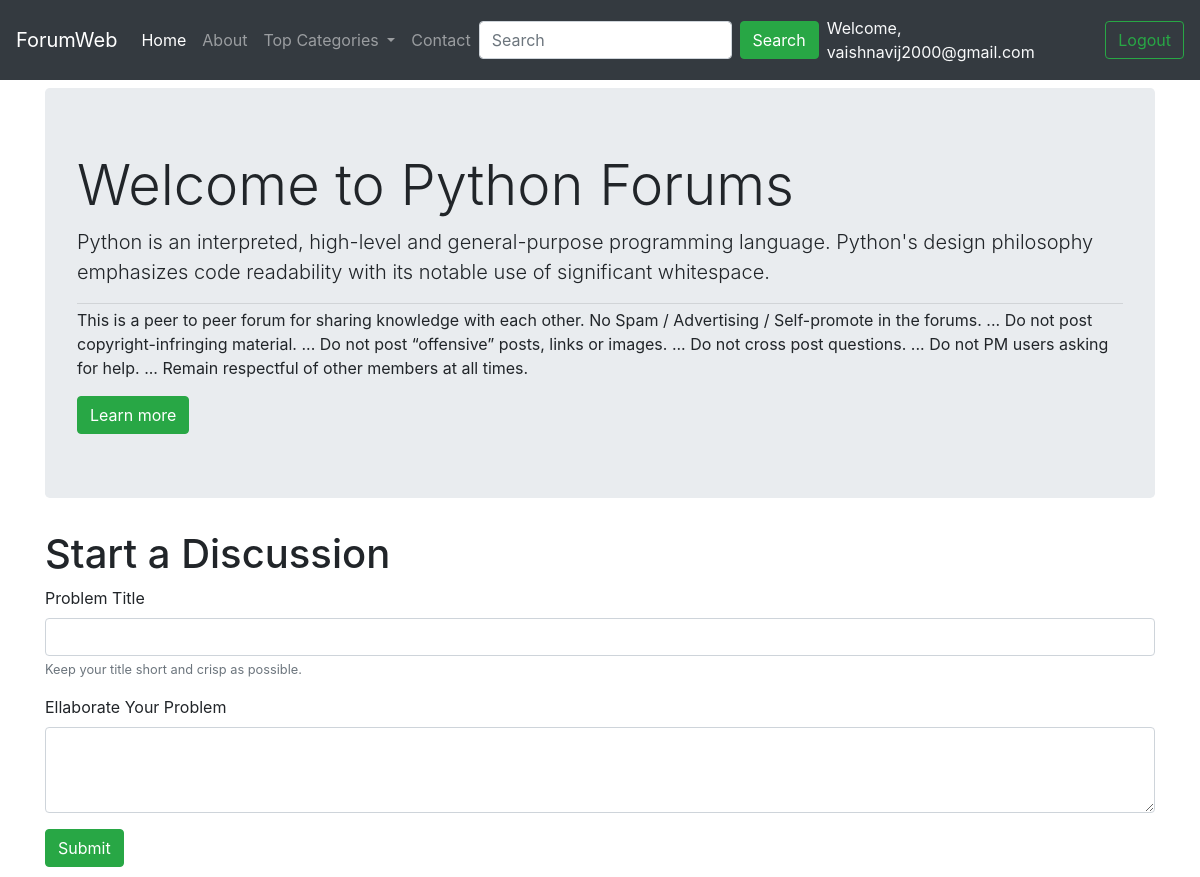
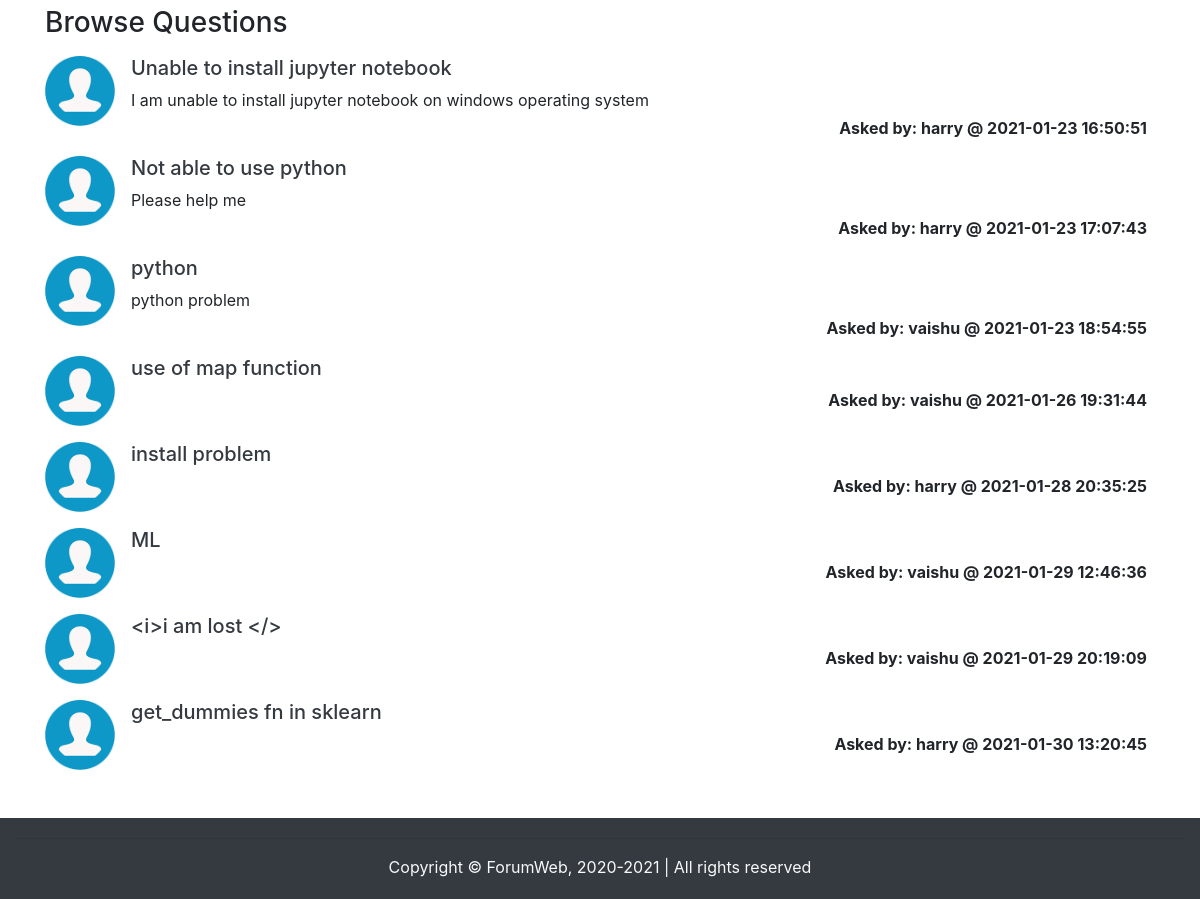
Page /threadlist.php?cat_id=1 (signed in) on the committed database (2 pictures, top to bottom).
### tables this page shows
CREATE TABLE `categories` (
  `category_id` int(8) NOT NULL,
  `name` varchar(50) NOT NULL,
  `description` varchar(255) NOT NULL,
  `created_at` datetime NOT NULL DEFAULT current_timestamp()
);

CREATE TABLE `threads` (
  `thread_id` int(11) NOT NULL,
  `title` varchar(255) NOT NULL,
  `description` text NOT NULL,
  `user_id` int(11) NOT NULL,
  `category_id` int(11) NOT NULL,
  `timestamp` datetime NOT NULL DEFAULT current_timestamp()
);

CREATE TABLE `users` (
  `user_id` int(11) NOT NULL,
  `name` varchar(30) NOT NULL,
  `email` varchar(30) NOT NULL,
  `password` varchar(255) NOT NULL,
  `created_at` datetime NOT NULL DEFAULT current_timestamp()
);

### threadlist.php (the view, shortened to what this page needs)
<!doctype html>
<html lang="en">
<head>
    <link rel="stylesheet" href="https://cdn.jsdelivr.net/npm/bootstrap@4.6.0/dist/css/bootstrap.min.css"
>
</head>
<body>
    <?php
    require"partials/_header.php";
    $cat_id=$_GET['cat_id'];
    $sql="select * from categories where category_id=".$cat_id;
    $result=mysqli_query($conn,$sql);
    $row=mysqli_fetch_assoc($result);
    ?>
    <div class="container my-2">
        <div class="jumbotron">
            <h1 class="display-4">Welcome to <?php echo $row['name']?> Forums</h1>
            <p class="lead"><?php echo $row['description']?></p>
            <hr class="my-1">
            <p>This is a peer to peer forum for sharing knowledge with each other. No Spam / Advertising / Self-promote
                in the forums. ...
                Do not post copyright-infringing material. ...
                Do not post “offensive” posts, links or images. ...
                Do not cross post questions. ...
                Do not PM users asking for help. ...
                Remain respectful of other members at all times.</p>
            <button class="btn btn-success">Learn more</button>
        </div>
    </div>
    <?php
    if(isset($_SESSION['loggedin'])&& $_SESSION['loggedin']==true){
    echo '<div class="container my-2">
        <h1>Start a Discussion</h1>
        <form action="'.$_SERVER["REQUEST_URI"].'" method="post">
            <div class="form-group">
                <label for="exampleInputEmail1">Problem Title</label>
                <input type="text" name="title" class="form-control" id="exampleInputEmail1"
                    aria-describedby="emailHelp">
                <small id="emailHelp" class="form-text text-muted">Keep your title short and crisp as possible.</small>
            </div>
            <div class="form-group">
                <label for="exampleFormControlTextarea1">Ellaborate Your Problem</label>
                <textarea name="desc" class="form-control" id="exampleFormControlTextarea1" rows="3"></textarea>
            </div>
            <button type="submit" class="btn btn-success">Submit</button>
        </form>
        </div>';
    }
    else{
        echo '<div class="container my-2">
        <h2>Start a Discussion</h2>
            <p class="lead">You are not logged in. You need to login to start a discussion.</p>
        </div>';
    }
    ?>
    <div class="container my-3 mb-5" id="browse">
        <h3>Browse Questions</h3>
        <?php
        $sql="select * from threads where category_id=".$cat_id;
        $result=mysqli_query($conn,$sql);
        while($row=mysqli_fetch_assoc($result))
        {
            $sql2='select name from users where user_id='.$row['user_id'];
            $result2=mysqli_query($conn,$sql2);
            $row2=mysqli_fetch_assoc($result2);
            echo '<div class="media my-3">
            <img src="img/user.png" width="70px" height="70px" class="mr-3" alt="user">
            <div class="media-body">
                <h5 class="mt-0"><a href="thread.php?thread_id='.$row['thread_id'].'" class="text-dark">'.$row['title'].'</a></h5>
                <p class="my-0 mb-1">'.$row['description'].'</p>
                <p class="font-weight-bold float-right m-0 mr-2">Asked by: '.$row2['name'].' @ '.$row['timestamp'].'</p>
            </div>
            </div>';
        }
        ?>
    </div>
    <?php require"partials/_footer.php"?>
</body>
</html>

### threadlist.php (style rules this page uses)
#browse { min-height: 150px; }

### rows in the picture
categories: name "Python", description "Python is an interpreted, high-level and general-purpose programming language. Python's design philosophy emphasizes code readability with its notable use of significant whitespace."
threads: title "Unable to install jupyter notebook", description "I am unable to install jupyter notebook on windows operating system", user.name "harry", timestamp "2021-01-23 16:50:51"
threads: title "Not able to use python", description "Please help me", user.name "harry", timestamp "2021-01-23 17:07:43"
threads: title "python", description "python problem", user.name "vaishu", timestamp "2021-01-23 18:54:55"
threads: title "use of map function", user.name "vaishu", timestamp "2021-01-26 19:31:44"
threads: title "install problem", user.name "harry", timestamp "2021-01-28 20:35:25"
threads: title "ML", user.name "vaishu", timestamp "2021-01-29 12:46:36"
threads: title "<i>i am lost </>", user.name "vaishu", timestamp "2021-01-29 20:19:09"
threads: title "get_dummies fn in sklearn", user.name "harry", timestamp "2021-01-30 13:20:45"

### other values in the picture
$_SESSION['username'] "vaishnavij2000@gmail.com"
